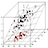

Recreate this plot in R.
usePackage<-function (pkg) {if (!require(pkg, character.only = TRUE)) {install.packages(pkg, repos = "http://cran.us.r-project.org");require(pkg, character.only = TRUE)}}

usePackage("scatterplot3d")


visr.applyParameters()

# if(input_x = "") error_message <- "variable for horizontal axis is missing."
# if(input_y = "") error_message <- "variable for vertical axis is missing."
# if(input_z = "") error_message <- "variable for out-of-screen axis is missing."

if (input_xlab == "") {input_xlab <- input_x}
if (input_ylab == "") {input_ylab <- input_y}
if (input_zlab == "") {input_zlab <- input_z}
if (input_main == "") {input_main <- "3D Scatterplot"}

{{
  output_3ds <-scatterplot3d(input_table[,input_x],input_table[,input_y],input_table[,input_z], 
                           xlab = input_xlab,ylab = input_ylab,zlab = input_zlab,
                           type = input_type,
                           #col = input_col,
                           pch=input_pch, 
                           highlight.3d=input_highlight3d,
                           scale.y = input_scaley,
                           angle = input_angle,
                           grid = input_grid,
                           box = input_box,
                           main=input_main, sub = input_sub)
}}
{{
  if (input_fit == TRUE){
  fit <- lm(input_table[,input_z]~ input_table[,input_x] + input_table[,input_y]) 
  output_3ds$plane3d(fit)
}
}}
